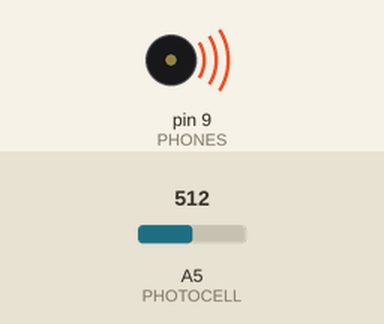
The sketch below on a simulated Arduino Uno, built with avr-gcc and run on an emulated ATmega328P. On the bench: buzzer (waves = sounding). The test bench sets the inputs (shaded band); at power-on: A5 (PHOTOCELL) = 512. What the sketch prints to the serial monitor is not drawn.

Above: at 0.1 s.
Timing chart, 0 to 6.6 s (numbered marks = the images above):
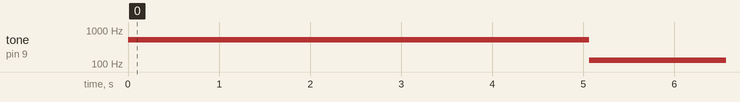

Measured:
- by itself, tone on pin 9 (PHONES): silent → 512 Hz at 0.00 s, → 131 Hz 5.1 s later

The sketch:

theremin.ino
```cpp
// Optical Theramin

//pin definitions
#define PHONES 9   // headphones connected to digital pin 9
#define PHOTOCELL A5 //photocell analog in pin 0

//variable definitions
long val = 0;        //stores raw value from photocell
long maxread = 0;    //maximum value from calibration phase
long minread = 1000;  // minimum value from calibration phase
double f = 0;         // frequency of sound
double normf = 0;    // normalized frequency
double logfreq = 0;      // logarithm of normalized frequency
int ilogf = 0;        // rounded logarithm
int i = 0;            // loop dummy variable
double factor = 0;    // scaling factor for calibration
double shift = 0;     // shift for calibration
long maxfreq = 1048;  // maximum desired frequency after calibration
long minfreq = 131;   // minimum desired frequency after calibration


//magic numbers that make the intervals sound pleasing
//double gap = 1.148698355;  //ratio of consecutive notes (pentatonic)
                             // it's the 5th root of 2
double gap = 1.059463094;  //ratio of consecutive notes (chromatic)
                              // its the 12th root of 2


void setup()
{
  Serial.begin(9600);
  Serial.println("Calibration Start!!");
  pinMode(PHONES, OUTPUT);    // sets the digital pin as output

// calibration loop to determine a rasonable range of light levels (minread to maxread)
// and map that to frequencies between minfreq and maxfreq
  for (i = 0; i< 500; i++) {  // calibration loop runs for 5 seconds
    val = analogRead(PHOTOCELL);   // read photocell
    tone(PHONES, val);          // play raw tone to guide calibration
    if (val > maxread) {        // as the values climb, store the largest
      maxread = val;
    }
    if (val < minread) {        // as the values drop, store the smallest
      minread = val;
    }
    delay(10);                  // reasonable delay
  }

  //Now we use the calibration to calculate scale and shift parameters
  factor = (double)(maxfreq - minfreq) / (double)(maxread - minread); // scale parameter
  //it's like a slope

  shift = factor * minread - minfreq;  //shift parameter: it's like an offset
  Serial.println("CAlibration Done!");
}

void loop()
{
  val = analogRead(PHOTOCELL);   // read photocell
  f = factor * val - shift;     // this linearly maps the frequency to
                                // a value between minfreq and maxfreq
                                // according to the calibration result

    normf = f / (double) minfreq;  // Dividing an exponential function by the min value
    logfreq = log(normf) / log(gap); // allows us to take the log (base gap) and the result
   ilogf = round(logfreq);           // is the number of notes above the lowest, once we round it.
  f = minfreq * pow(gap,ilogf);  // we better "unlog" it.


  tone(PHONES, f);              // this produces the tone signal
  delay(10);

}
```
